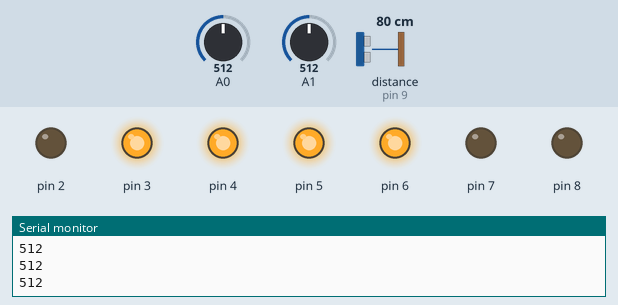
This sketch was run on a simulated Arduino Uno, built with avr-gcc and run on an emulated ATmega328P. Parts: output pins drawn as LEDs (lit = HIGH), the last lines printed to the serial monitor. Inputs (shaded band) come from the test bench; at power-on: A0 = 512, A1 = 512, distance to the obstacle (sensor on pin 9) 80 cm. The echo pulse lasts 58.3 µs per cm.

Above: at 5.2 s.
5.3 s: A0 set to 793
6.8 s: A0 set to 809
At 7.2 s:
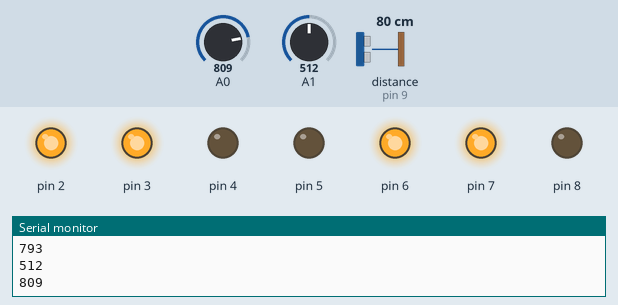
9.8 s: A1 set to 793
12.8 s: A1 set to 806
At 15.5 s:
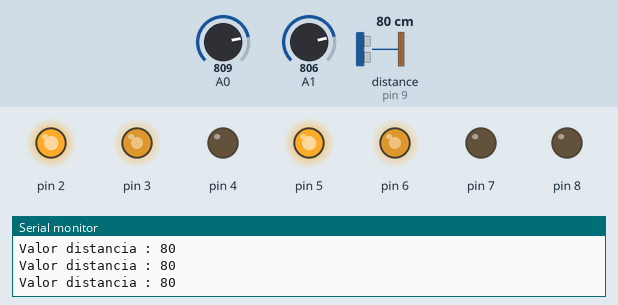
15.8 s: A0 set to 716
At 17.5 s:
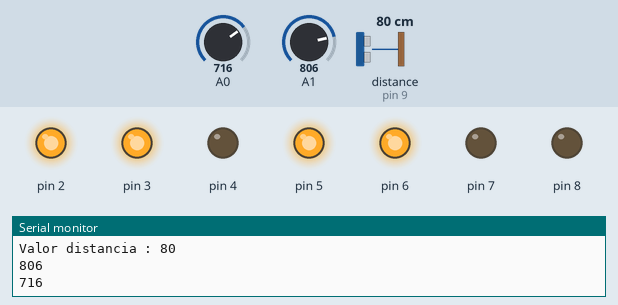
18.8 s: A0 set to 900
At 20.9 s:
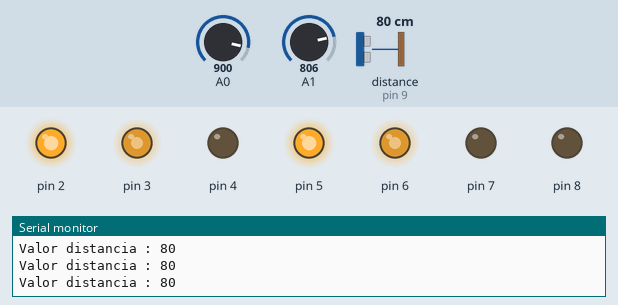
Timing chart, 0 to 21.9 s (numbered marks = the images above; inputs shaded):
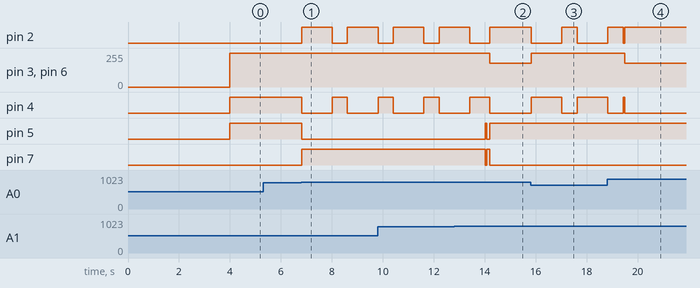

The sketch:

SUMO_JUNIOR_FABRICIO.ino
```cpp
#include "driver_motor.h"
#include "sensor_ultrasonic.h"
#include "sensor_refletancia.h"

driverMotor motor;
sensorUltrasonic sonar;
sensorRefletancia refletancia;

long corBranca = 800;
boolean flag = true;
int cont = 0;

void setup(){
  motor=iniciarMotor(6,3,7,5,4,2);
  sonar=iniciarUltrasonic(9,8);
  refletancia=iniciarRefletancia(1,0);
  Serial.begin(9600);
  delay(4000);
}

void loop(){

  long refletanciaFrente = leituraRefletancia(1,refletancia);
  long refletanciaTraz = leituraRefletancia(2,refletancia);

  if (refletanciaFrente < corBranca || refletanciaTraz < corBranca){
    if (refletanciaFrente < corBranca && refletanciaTraz > corBranca){
       controleMotor(motor,2,1,1,1200);
      controleMotor(motor,4,1,1,600);

    }
    if (refletanciaFrente > corBranca && refletanciaTraz < corBranca){
      controleMotor(motor,8,1,1,1200);
      controleMotor(motor,6,1,1,600);
    }
    controleMotor(motor,8,1,1,0);
  }else{

    int distancias[5] = {leituraUltrasonic(sonar), leituraUltrasonic(sonar), leituraUltrasonic(sonar), leituraUltrasonic(sonar), leituraUltrasonic(sonar)};
    int distancia = 0;
    int distanciaLast = 0;

    for(int i = 0; i < 5; i++){
      distancia = distancia + distancias[i];
    }

    distancia = distancia / 5;

    if ( distancia < 70 && distanciaLast < 70){
      distanciaLast = distancia;
      controleMotor(motor,8,1,1,0);
      flag = true;
    } else {
       controleMotor(motor,6,0.7,0.7,0);
       if(flag == true){
         controleMotor(motor,4,1,1,0);
       }
       flag = false;
    }
  }
}
```

sensor_refletancia.h
```cpp
#include <arduino.h>

typedef struct {
  int refletanciaFrente, refletanciaTraz;
}
sensorRefletancia;


sensorRefletancia iniciarRefletancia(int Frente, int Traz){
  sensorRefletancia aux;

  aux.refletanciaFrente = Frente;
  aux.refletanciaTraz = Traz;

  return aux;
}

int leituraRefletancia(int opcao, sensorRefletancia aux){
  long valor;
  //Serial.print("Valor refletancia ");
  switch (opcao){
  case 1:
    valor = analogRead(aux.refletanciaFrente);
    //Serial.print("frente : ");
    break;
  case 2:
    valor = analogRead(aux.refletanciaTraz);
    //Serial.print("traz : ");
    break;
  }
  Serial.println(valor);
  return valor;
}
```

sensor_ultrasonic.h
```cpp
#include <arduino.h>

typedef struct {
  int ultrasonicECHO, ultrasonicTRIG;
}
sensorUltrasonic;


sensorUltrasonic iniciarUltrasonic(int ECHO, int TRIG){
  sensorUltrasonic aux;

  aux.ultrasonicECHO = ECHO;
  aux.ultrasonicTRIG = TRIG;

  pinMode (aux.ultrasonicECHO, INPUT);
  pinMode (aux.ultrasonicTRIG, OUTPUT);

  return aux;
}

int leituraUltrasonic(sensorUltrasonic aux){
  digitalWrite(aux.ultrasonicTRIG, LOW);
  delayMicroseconds(2);
  digitalWrite(aux.ultrasonicTRIG, HIGH);
  delayMicroseconds(10);
  digitalWrite(aux.ultrasonicTRIG, LOW);
  long duration = pulseIn(aux.ultrasonicECHO,HIGH);
  long distancia = duration /29 / 2 ;
  Serial.print("Valor distancia : ");
  Serial.println(distancia);
  return distancia;
}
```

driver_motor.h
```cpp
#include <arduino.h>

typedef struct {
  int motorENA, motorENB, motorIN1, motorIN2, motorIN3, motorIN4;
}
driverMotor;

driverMotor iniciarMotor(int ENA, int ENB, int IN1, int IN2, int IN3, int IN4){
  driverMotor aux;

  aux.motorENA = ENA;
  aux.motorENB = ENB;
  aux.motorIN1 = IN1;
  aux.motorIN2 = IN2;
  aux.motorIN3 = IN3;
  aux.motorIN4 = IN4;

  pinMode (aux.motorENA, OUTPUT);
  pinMode (aux.motorENB, OUTPUT);
  pinMode (aux.motorIN1, OUTPUT);
  pinMode (aux.motorIN2, OUTPUT);
  pinMode (aux.motorIN3, OUTPUT);
  pinMode (aux.motorIN4, OUTPUT);

  return aux;
}

void controleMotor(driverMotor aux, int sentido, float potenciaEsquerda ,float potenciaDireita, int tempo){
  int pE = (int)(potenciaEsquerda * 255);
  int pD = (int)(potenciaDireita * 255);
  switch (sentido){
  case 6:
    //Serial.println("motores sentido para direita");
    analogWrite(aux.motorENA, pE);
    analogWrite(aux.motorENB, pD);
    digitalWrite(aux.motorIN1, LOW);
    digitalWrite(aux.motorIN2, HIGH);
    digitalWrite(aux.motorIN3, LOW);
    digitalWrite(aux.motorIN4, HIGH);
    delay(tempo);
    break;
  case 4:
    //Serial.println("motores sentido para esquerda");
    analogWrite(aux.motorENA, pE);
    analogWrite(aux.motorENB, pD);
    digitalWrite(aux.motorIN1, HIGH);
    digitalWrite(aux.motorIN2, LOW);
    digitalWrite(aux.motorIN3, HIGH);
    digitalWrite(aux.motorIN4, LOW);
    delay(tempo);
    break;
  case 2:
    //Serial.println("motores sentido para traz");
    analogWrite(aux.motorENA, pE);
    analogWrite(aux.motorENB, pD);
    digitalWrite(aux.motorIN1, HIGH);
    digitalWrite(aux.motorIN2, LOW);
    digitalWrite(aux.motorIN3, LOW);
    digitalWrite(aux.motorIN4, HIGH);
    delay(tempo);
    break;
  case 8:
    //Serial.println("motores sentido para frente");
    analogWrite(aux.motorENA, pE);
    analogWrite(aux.motorENB, pD);
    digitalWrite(aux.motorIN1, LOW);
    digitalWrite(aux.motorIN2, HIGH);
    digitalWrite(aux.motorIN3, HIGH);
    digitalWrite(aux.motorIN4, LOW);
    delay(tempo);
    break;
  case 5:
    //Serial.println("motores parado");
    analogWrite(aux.motorENA, pE);
    analogWrite(aux.motorENB, pD);
    digitalWrite(aux.motorIN1, LOW);
    digitalWrite(aux.motorIN2, LOW);
    digitalWrite(aux.motorIN3, LOW);
    digitalWrite(aux.motorIN4, LOW);
    break;
  }
}
```

Measured:
- the behaviour switches between 800 and 801 on A0 (found by bisection; images 0 and 1)
- the behaviour switches between 799 and 800 on A1 (found by bisection; images 1 and 2)
- after the input at 6.8 s, pin 2: LOW → HIGH at once, → LOW 1.2 s later, → HIGH 0.60 s later; pin 4: HIGH → LOW at once, → HIGH 1.2 s later, → LOW 0.60 s later; pin 5: HIGH → LOW at once; pin 7: LOW → HIGH at once
- after the input at 12.8 s, pin 3, pin 6: 255/255 → 178/255 after 1.4 s; pin 5: LOW → HIGH after 1.2 s, → LOW 0.06 s later, → HIGH 0.12 s later; pin 7: HIGH → LOW after 1.2 s, → HIGH 0.06 s later, → LOW 0.12 s later
- after the input at 15.8 s, pin 2: HIGH → LOW at once, → HIGH 1.2 s later, → LOW 0.60 s later; pin 3, pin 6: 178/255 → 255/255 at once; pin 4: LOW → HIGH at once, → LOW 1.2 s later, → HIGH 0.60 s later
- after the input at 18.8 s, pin 3, pin 6: 255/255 → 178/255 after 0.69 s
